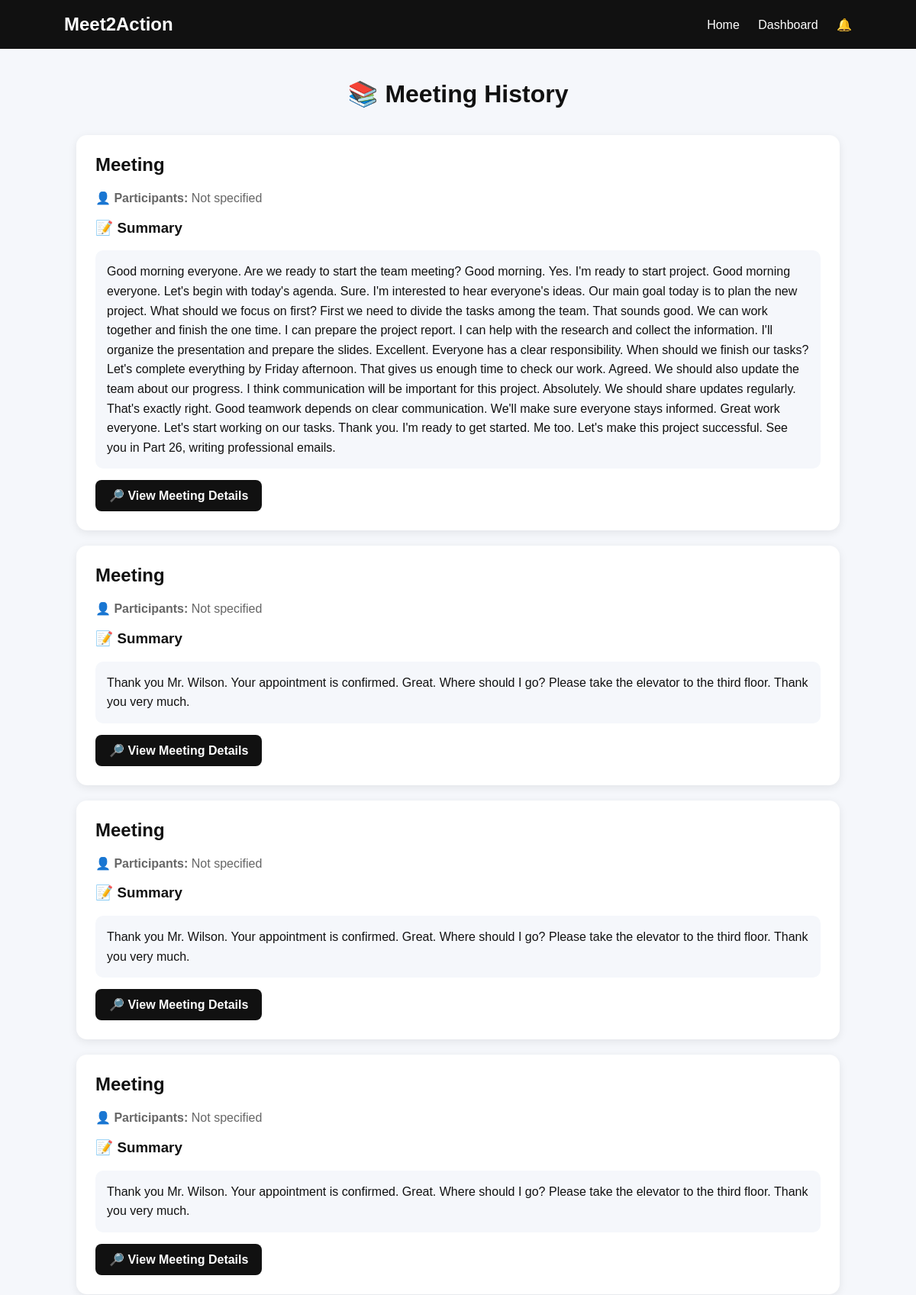
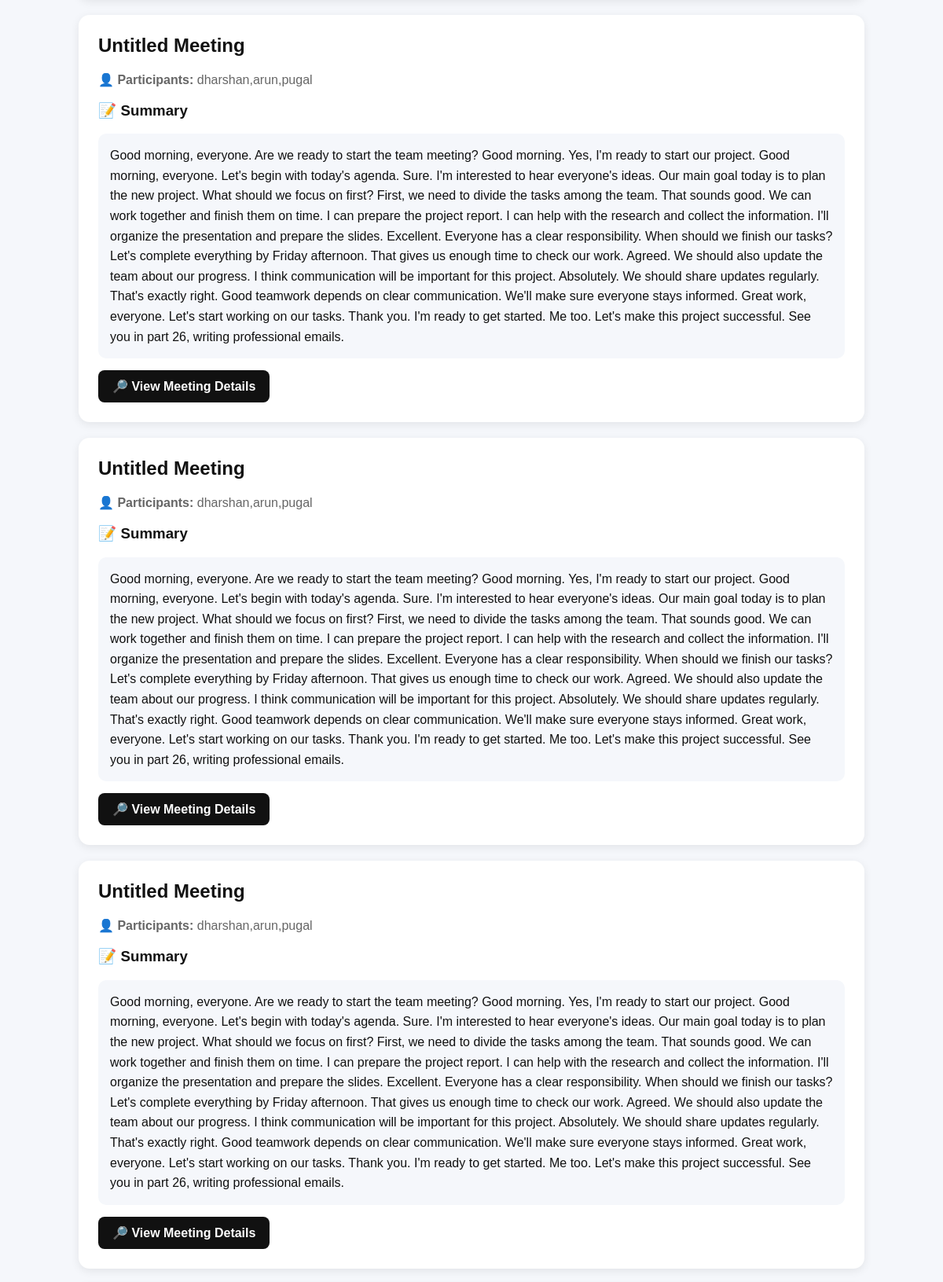
The app's page /history (upper part) with its own data (2 pictures, top to bottom).
### tables this page shows
CREATE TABLE meetings (
            id INTEGER PRIMARY KEY AUTOINCREMENT,
            title TEXT NOT NULL,
            participants TEXT NOT NULL,
            transcript TEXT NOT NULL,
            summary TEXT
        , created_at TEXT);

### app.py (the view)
@app.route("/history")
def history():
    conn = get_db()
    meetings = conn.execute(
        """
        SELECT *
        FROM meetings
        ORDER BY id DESC
        """
    ).fetchall()
    conn.close()
    return render_template(
        "history.html",
        meetings=meetings
    )

### app.py (called while the page is built)
def get_db():
    conn = sqlite3.connect(DB_NAME)
    conn.row_factory = sqlite3.Row
    return conn

### templates/history.html (shortened to what this page needs)
<!DOCTYPE html>
<html>
<head>
</head>
<body>
    <div class="navbar">
        <div class="logo">
            Meet2Action
        </div>
        <div>
            <a href="/">Home</a>
            <a href="/dashboard">Dashboard</a>
            <a href="/notifications">🔔</a>
        </div>
    </div>
    <div class="container">
        <h1>📚 Meeting History</h1>
        {% if meetings %}
            {% for meeting in meetings %}
                <div class="meeting">
                    <h2>
                        {{ meeting[1] }}
                    </h2>
                    <p class="info">
                        👤 <strong>Participants:</strong>
                        {{ meeting[2] }}
                    </p>
                    <h3>📝 Summary</h3>
                    <div class="summary">
                        {{ meeting[3] }}
                    </div>
                    <a
                        class="btn"
                        href="/meeting/{{ meeting[0] }}"
                    >
                        🔎 View Meeting Details
                    </a>
                </div>
            {% endfor %}
        {% endif %}
    </div>
</body>
</html>

### templates/history.html (style rules this page uses)
body { margin: 0; font-family: Arial, sans-serif; background: #f5f7fb; color: #111; }
.navbar { background: #111; color: white; padding: 18px 7%; display: flex; justify-content: space-between; align-items: center; }
.logo { font-size: 24px; font-weight: bold; }
.navbar a { color: white; text-decoration: none; margin-left: 20px; }
.container { max-width: 1000px; margin: 40px auto; padding: 0 20px; }
h1 { text-align: center; margin-bottom: 35px; }
.meeting { background: white; padding: 25px; margin-bottom: 20px; border-radius: 14px; box-shadow: 0 3px 12px rgba(0,0,0,0.08); }
.meeting h2 { margin-top: 0; }
.info { color: #666; margin: 8px 0; }
.summary { background: #f5f7fb; padding: 15px; border-radius: 10px; line-height: 1.6; }
.btn { display: inline-block; margin-top: 15px; padding: 11px 18px; background: #111; color: white; text-decoration: none; border-radius: 8px; font-weight: bold; }

### records on screen
meetings: title "Meeting", participants "Not specified", transcript "Good morning everyone. Are we ready to start the team meeting? Good morning. Yes. I'm ready to start project. Good morning everyone. Let's begin with today's agenda. Sure. I'm interested to hear everyone's ideas. Our main goal today is to plan the new project. What should we focus on first? First we need to divide the tasks among the team. That sounds good. We can work together and finish the one time. I can prepare the project report. I can help with the research and collect the information. I'll organize the presentation and prepare the slides. Excellent. Everyone has a clear responsibility. When should we finish our tasks? Let's complete everything by Friday afternoon. That gives us…"
meetings: title "Meeting", participants "Not specified", transcript "Thank you Mr. Wilson. Your appointment is confirmed. Great. Where should I go? Please take the elevator to the third floor. Thank you very much."
meetings: title "Meeting", participants "Not specified", transcript "Thank you Mr. Wilson. Your appointment is confirmed. Great. Where should I go? Please take the elevator to the third floor. Thank you very much."
meetings: title "Meeting", participants "Not specified", transcript "Thank you Mr. Wilson. Your appointment is confirmed. Great. Where should I go? Please take the elevator to the third floor. Thank you very much."
meetings: title "Untitled Meeting", participants "dharshan,arun,pugal", transcript "Good morning, everyone. Are we ready to start the team meeting? Good morning. Yes, I'm ready to start our project. Good morning, everyone. Let's begin with today's agenda. Sure. I'm interested to hear everyone's ideas. Our main goal today is to plan the new project. What should we focus on first? First, we need to divide the tasks among the team. That sounds good. We can work together and finish them on time. I can prepare the project report. I can help with the research and collect the information. I'll organize the presentation and prepare the slides. Excellent. Everyone has a clear responsibility. When should we finish our tasks? Let's complete everything by Friday afternoon. That gives…"
meetings: title "Untitled Meeting", participants "dharshan,arun,pugal", transcript "Good morning, everyone. Are we ready to start the team meeting? Good morning. Yes, I'm ready to start our project. Good morning, everyone. Let's begin with today's agenda. Sure. I'm interested to hear everyone's ideas. Our main goal today is to plan the new project. What should we focus on first? First, we need to divide the tasks among the team. That sounds good. We can work together and finish them on time. I can prepare the project report. I can help with the research and collect the information. I'll organize the presentation and prepare the slides. Excellent. Everyone has a clear responsibility. When should we finish our tasks? Let's complete everything by Friday afternoon. That gives…"
meetings: title "Untitled Meeting", participants "dharshan,arun,pugal", transcript "Good morning, everyone. Are we ready to start the team meeting? Good morning. Yes, I'm ready to start our project. Good morning, everyone. Let's begin with today's agenda. Sure. I'm interested to hear everyone's ideas. Our main goal today is to plan the new project. What should we focus on first? First, we need to divide the tasks among the team. That sounds good. We can work together and finish them on time. I can prepare the project report. I can help with the research and collect the information. I'll organize the presentation and prepare the slides. Excellent. Everyone has a clear responsibility. When should we finish our tasks? Let's complete everything by Friday afternoon. That gives…"
